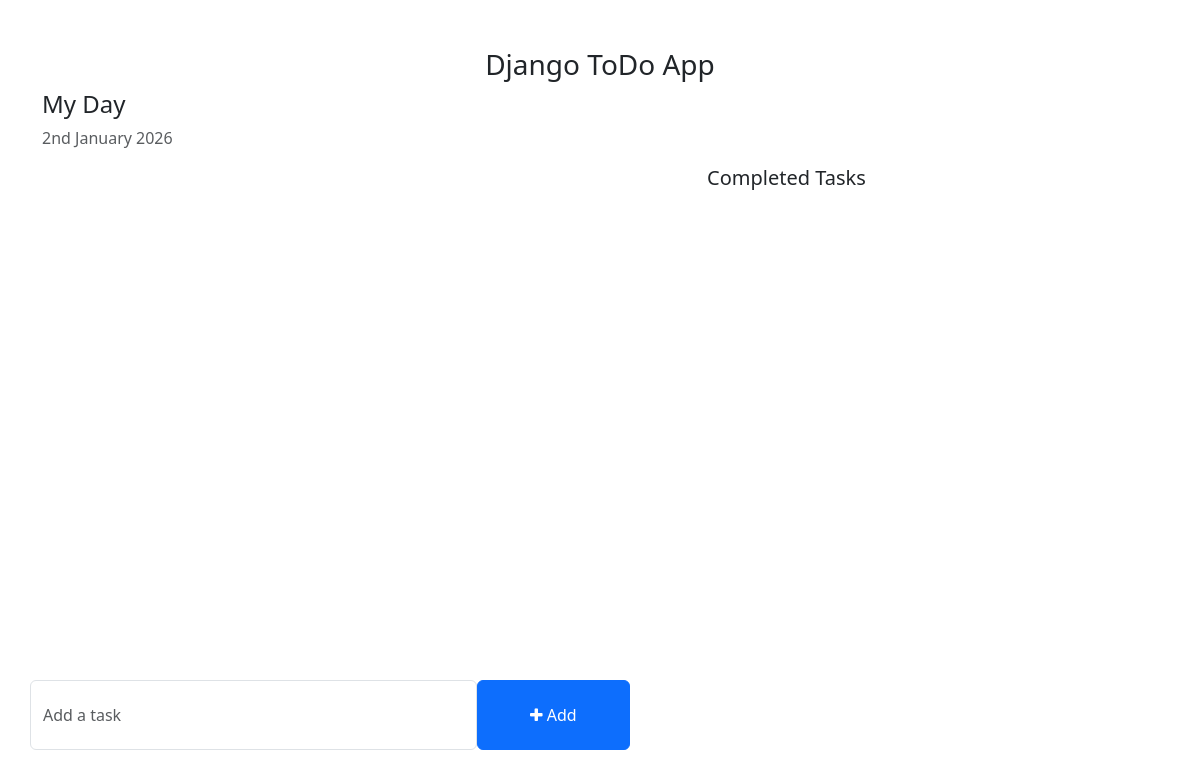
The app's page /, older data.
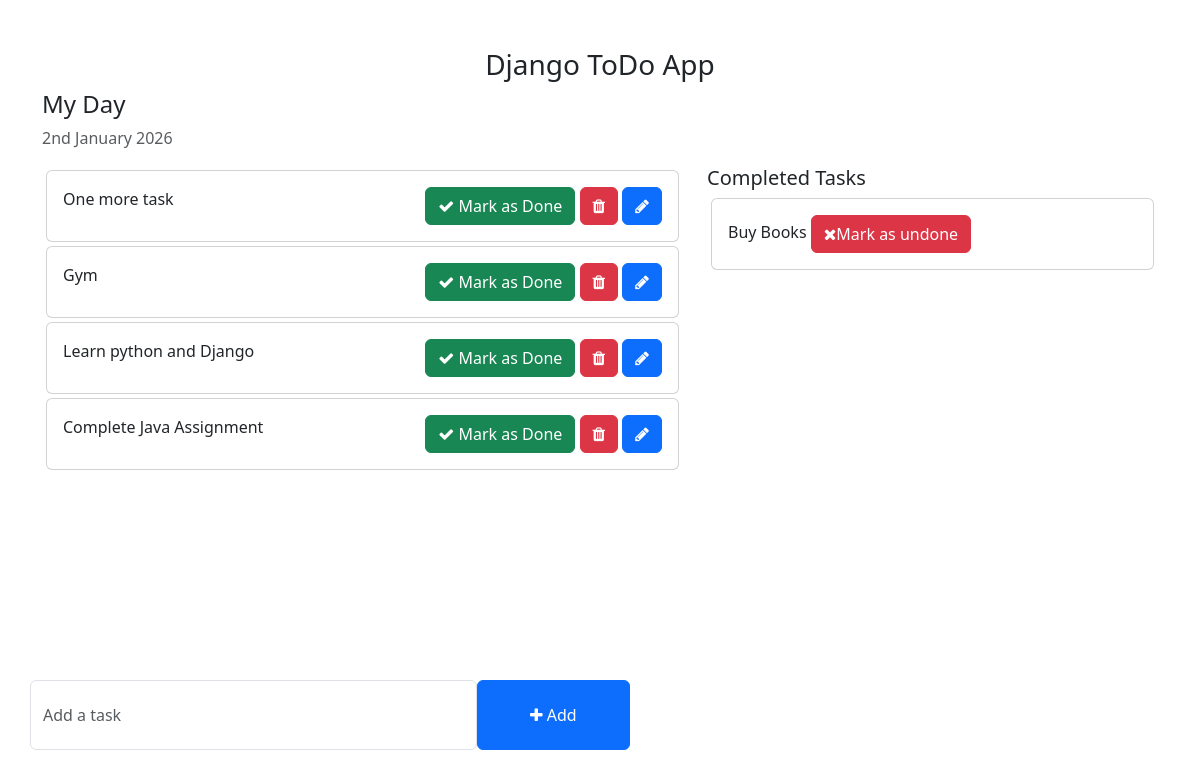
The same page, newer data.
### todo_app/models.py (models this page shows, shortened)
class Task(models.Model):
    task = models.CharField(max_length=255)
    is_completed = models.BooleanField(default=False)
    created_at = models.DateTimeField(auto_now_add=True)
    updated_at = models.DateTimeField(auto_now=True)

### todo_app/views.py (the view)
# urls.py: path('', home, name='home'),
def home(request):
    task = Task.objects.filter(is_completed=False).order_by('-updated_at')
    completed_task = Task.objects.filter(is_completed=True).order_by('-updated_at') # filter is used to fetch multiple data with different conditions
    context = {
        'task' : task,
        'completed_task' : completed_task
    }
    return render(request, 'home.html', context)

### templates/home.html (shortened to what this page needs)
<!DOCTYPE html>
<html lang="en">
<head>
    <link href="https://cdn.jsdelivr.net/npm/bootstrap@5.3.0-alpha1/dist/css/bootstrap.min.css" rel="stylesheet">
    <link rel="stylesheet" href="https://cdnjs.cloudflare.com/ajax/libs/font-awesome/4.7.0/css/font-awesome.min.css">
</head>
<body>
    <div class="container">
        <h3 class="pt-5 text-center">Django ToDo App</h3>
        <div class="row">
            <h4>My Day</h4>
            <p class="text-muted">{% now "jS F Y" %}</p>
            <div class="col-md-7 col-lg-7" style="height: 450px; overflow: scroll;">
                 {% for tasks in task %}
                <div class="card m-1">
                    <div class="card-body">
                        {{ tasks.task }}
                        <span style="position: relative; float: right;">
                            <a href="{% url 'mark_complete' tasks.id %}" class="btn btn-success"><i class="fa fa-check"></i> Mark as Done</a>
                            <a href="{% url 'delete_task' tasks.id %}" class="btn btn-danger"><i class="fa fa-trash"></i></a>
                            <a href="{% url 'edit_task' tasks.id %}" class="btn btn-primary"><i class="fa fa-pencil"></i></a>
                        </span>
                    </div>
                </div>
               {% endfor %}
            </div>
            <div class="col-md-5 col-lg-5">
                <h5>Completed Tasks</h5>
                 {% for tasks in completed_task %}
                <div class="card m-1">
                    <div class="card-body">
                       {{tasks.task}} <a href="{% url 'mark_undone' tasks.id %}"><button type="" class="btn btn-danger"><i class="fa fa-times"></i>Mark as undone</button></a>
                    </div>
                </div>
                {% endfor %}
            </div>
        </div>
        <div class="row">
            <div class="col-md-6 col-lg-6 p-0" style="position: absolute; bottom: 50px;">
                <form action="{% url 'add_task' %} " method="post" >
                    <div class="form-group">
                        <span style="display: flex;">
                            <input name="task" type="text" class="form-control" placeholder="Add a task">
                            <button type="submit" class="btn btn-primary" style="width: 200px;"><i class="fa fa-plus"></i> Add</button>
                        </span>
                    </div>
                </form>
            </div>
        </div>
    </div>
</body>
</html>

Row changes from the older to the newer data that the page shows:
added Task: task "One more task", shown under "My Day"
added Task: task "Gym", shown under "My Day"
added Task: task "Learn python and Django", shown under "My Day"
added Task: task "Complete Java Assignment", shown under "My Day"
added Task: task "Buy Books", shown under "Completed Tasks"
